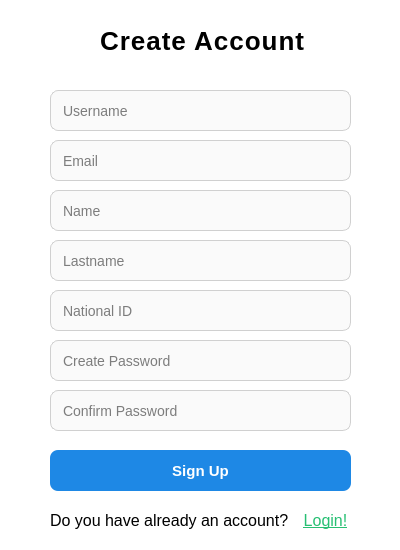
<?xml version="1.0" encoding="UTF-8"?>
<ui version="4.0">
 <class>Dialog</class>
 <widget class="QDialog" name="Dialog">
  <property name="geometry">
   <rect>
    <x>0</x>
    <y>0</y>
    <width>400</width>
    <height>550</height>
   </rect>
  </property>
  <property name="minimumSize">
   <size>
    <width>400</width>
    <height>550</height>
   </size>
  </property>
  <property name="maximumSize">
   <size>
    <width>400</width>
    <height>550</height>
   </size>
  </property>
  <property name="font">
   <font>
    <family>Arial</family>
    <pointsize>10</pointsize>
   </font>
  </property>
  <property name="windowTitle">
   <string>Dialog</string>
  </property>
  <property name="styleSheet">
   <string notr="true">QDialog {
    background-color: #ffffff;
    color: #000000;
}

QLabel#label {
    color: #000000;
    font-size: 26px;
    font-weight: bold;
    letter-spacing: 1px;
}

/* Genel label stili */
QLabel {
    color: #000000;
    font-size: 16px;
}

/* Input kutuları */
QLineEdit {
    background-color: #fafafa;
    border: 1px solid #d0d0d0;
    border-radius: 8px;
    padding: 10px;
    font-size: 14px;
    color: #000000;
}

QLineEdit:focus {
    border: 1px solid #3b82f6;
    background-color: #ffffff;
}

/* Placeholder düzeltme */
QLineEdit::placeholder {
    color: #888888;
    font-size: 14px;
}

/* Sign Up butonu */
QPushButton#btn_register {
    background-color: #1e88e5;
    color: #ffffff;
    border-radius: 8px;
    border: none;
    height: 42px;
    font-size: 15px;
    font-weight: bold;
}

QPushButton#btn_register:hover {
    background-color: #166fcc;
}

QPushButton#btn_register:pressed {
    background-color: #0d47a1;
}
</string>
  </property>
  <widget class="QLabel" name="label">
   <property name="geometry">
    <rect>
     <x>100</x>
     <y>20</y>
     <width>221</width>
     <height>41</height>
    </rect>
   </property>
   <property name="font">
    <font>
     <family>Arial</family>
     <pointsize>-1</pointsize>
     <bold>true</bold>
    </font>
   </property>
   <property name="layoutDirection">
    <enum>Qt::LayoutDirection::LeftToRight</enum>
   </property>
   <property name="text">
    <string>Create Account</string>
   </property>
  </widget>
  <widget class="QLineEdit" name="le_username">
   <property name="geometry">
    <rect>
     <x>50</x>
     <y>90</y>
     <width>301</width>
     <height>41</height>
    </rect>
   </property>
   <property name="font">
    <font>
     <family>Arial</family>
     <pointsize>-1</pointsize>
    </font>
   </property>
   <property name="layoutDirection">
    <enum>Qt::LayoutDirection::LeftToRight</enum>
   </property>
   <property name="autoFillBackground">
    <bool>false</bool>
   </property>
   <property name="inputMask">
    <string/>
   </property>
   <property name="text">
    <string/>
   </property>
   <property name="maxLength">
    <number>50</number>
   </property>
   <property name="placeholderText">
    <string>Username</string>
   </property>
  </widget>
  <widget class="QLineEdit" name="le_email">
   <property name="geometry">
    <rect>
     <x>50</x>
     <y>140</y>
     <width>301</width>
     <height>41</height>
    </rect>
   </property>
   <property name="font">
    <font>
     <family>Arial</family>
     <pointsize>-1</pointsize>
    </font>
   </property>
   <property name="layoutDirection">
    <enum>Qt::LayoutDirection::LeftToRight</enum>
   </property>
   <property name="placeholderText">
    <string>Email</string>
   </property>
  </widget>
  <widget class="QLineEdit" name="le_password">
   <property name="geometry">
    <rect>
     <x>50</x>
     <y>340</y>
     <width>301</width>
     <height>41</height>
    </rect>
   </property>
   <property name="font">
    <font>
     <family>Arial</family>
     <pointsize>-1</pointsize>
    </font>
   </property>
   <property name="layoutDirection">
    <enum>Qt::LayoutDirection::LeftToRight</enum>
   </property>
   <property name="echoMode">
    <enum>QLineEdit::EchoMode::Password</enum>
   </property>
   <property name="placeholderText">
    <string>Create Password</string>
   </property>
  </widget>
  <widget class="QLineEdit" name="le_password_confirm">
   <property name="geometry">
    <rect>
     <x>50</x>
     <y>390</y>
     <width>301</width>
     <height>41</height>
    </rect>
   </property>
   <property name="font">
    <font>
     <family>Arial</family>
     <pointsize>-1</pointsize>
    </font>
   </property>
   <property name="layoutDirection">
    <enum>Qt::LayoutDirection::LeftToRight</enum>
   </property>
   <property name="echoMode">
    <enum>QLineEdit::EchoMode::Password</enum>
   </property>
   <property name="placeholderText">
    <string>Confirm Password</string>
   </property>
  </widget>
  <widget class="QPushButton" name="btn_register">
   <property name="geometry">
    <rect>
     <x>50</x>
     <y>450</y>
     <width>301</width>
     <height>41</height>
    </rect>
   </property>
   <property name="font">
    <font>
     <family>Arial</family>
     <pointsize>-1</pointsize>
     <bold>true</bold>
    </font>
   </property>
   <property name="layoutDirection">
    <enum>Qt::LayoutDirection::LeftToRight</enum>
   </property>
   <property name="text">
    <string>Sign Up</string>
   </property>
   <property name="checkable">
    <bool>false</bool>
   </property>
  </widget>
  <widget class="QLabel" name="label_2">
   <property name="geometry">
    <rect>
     <x>50</x>
     <y>510</y>
     <width>241</width>
     <height>20</height>
    </rect>
   </property>
   <property name="font">
    <font>
     <family>Arial</family>
     <pointsize>-1</pointsize>
    </font>
   </property>
   <property name="lineWidth">
    <number>1</number>
   </property>
   <property name="text">
    <string>Do you have already an account?</string>
   </property>
   <property name="textFormat">
    <enum>Qt::TextFormat::AutoText</enum>
   </property>
  </widget>
  <widget class="QLabel" name="lb_login">
   <property name="geometry">
    <rect>
     <x>300</x>
     <y>510</y>
     <width>51</width>
     <height>21</height>
    </rect>
   </property>
   <property name="font">
    <font>
     <family>Arial</family>
     <pointsize>-1</pointsize>
     <bold>false</bold>
    </font>
   </property>
   <property name="text">
    <string>&lt;html&gt;&lt;head/&gt;&lt;body&gt;&lt;p align=&quot;center&quot;&gt;&lt;a href=&quot;#&quot;&gt;&lt;span style=&quot; text-decoration: underline; color:#27bf73;&quot;&gt;Login!&lt;/span&gt;&lt;/a&gt;&lt;/p&gt;&lt;/body&gt;&lt;/html&gt;</string>
   </property>
   <property name="textFormat">
    <enum>Qt::TextFormat::RichText</enum>
   </property>
  </widget>
  <widget class="QLineEdit" name="le_name">
   <property name="geometry">
    <rect>
     <x>50</x>
     <y>190</y>
     <width>301</width>
     <height>41</height>
    </rect>
   </property>
   <property name="font">
    <font>
     <family>Arial</family>
     <pointsize>-1</pointsize>
    </font>
   </property>
   <property name="layoutDirection">
    <enum>Qt::LayoutDirection::LeftToRight</enum>
   </property>
   <property name="placeholderText">
    <string>Name</string>
   </property>
  </widget>
  <widget class="QLineEdit" name="le_last_name">
   <property name="geometry">
    <rect>
     <x>50</x>
     <y>240</y>
     <width>301</width>
     <height>41</height>
    </rect>
   </property>
   <property name="font">
    <font>
     <family>Arial</family>
     <pointsize>-1</pointsize>
    </font>
   </property>
   <property name="layoutDirection">
    <enum>Qt::LayoutDirection::LeftToRight</enum>
   </property>
   <property name="placeholderText">
    <string>Lastname</string>
   </property>
  </widget>
  <widget class="QLineEdit" name="le_id">
   <property name="geometry">
    <rect>
     <x>50</x>
     <y>290</y>
     <width>301</width>
     <height>41</height>
    </rect>
   </property>
   <property name="font">
    <font>
     <family>Arial</family>
     <pointsize>-1</pointsize>
    </font>
   </property>
   <property name="layoutDirection">
    <enum>Qt::LayoutDirection::LeftToRight</enum>
   </property>
   <property name="placeholderText">
    <string>National ID</string>
   </property>
  </widget>
 </widget>
 <resources/>
 <connections/>
</ui>
